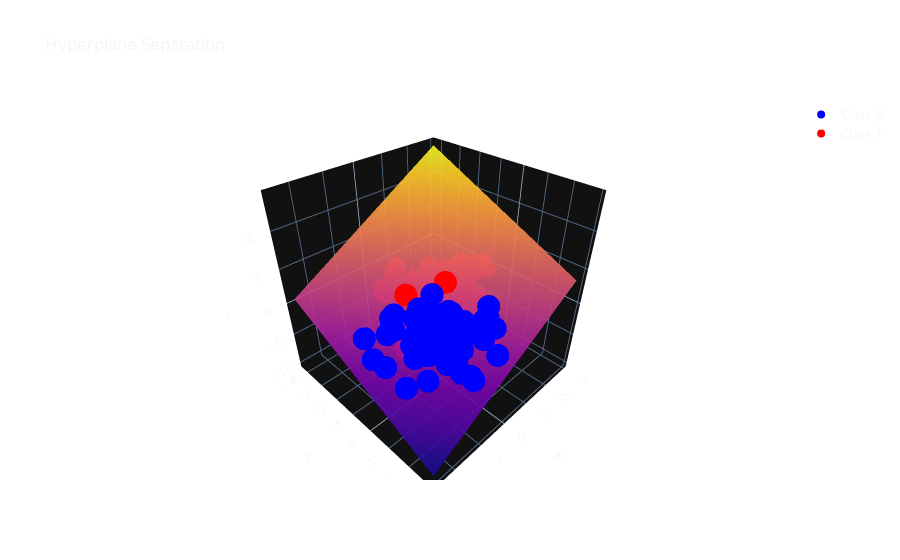

The notebook cell this image was saved under:
### Markdown cell above
A neural network is essentially a series of hyperplanes (a plane in $N$ dimensions) that group / separate regions in the target hyperplane.

Let's generate some fake data to visualize this:

- $X$ is the input features.
- $Y$ is the class label for each $x$.

We can then fit the data with an SVM and separate the samples with a hyperplane.

Note: The equation for separating the plane is given by all $x$ in $R^{3}$ such that.

$$(SVM\;Coefficients \cdot x) + b = 0$$

### Code cell
from sklearn.svm import SVC

n_samples = 100

X = np.zeros((n_samples, 3))

X[:n_samples //
    2] = rs.multivariate_normal(np.ones(3), np.eye(3), size=n_samples//2)
X[n_samples //
    2:] = rs.multivariate_normal(-np.ones(3), np.eye(3), size=n_samples//2)

Y = np.zeros(n_samples)

Y[n_samples//2:] = 1

svm = SVC(kernel='linear')

svm.fit(X, Y)

def z(x, y): 
    return (-svm.intercept_[0]-svm.coef_[0][0]*x-svm.coef_[0][1]*y) / svm.coef_[0][2]

am, aM = X[:, 0].min(), X[:, 0].max()
bm, bM = X[:, 1].min(), X[:, 1].max()
a = np.linspace(am, aM, 10)
b = np.linspace(bm, bM, 10)
a, b = np.meshgrid(a, b)


fig = go.Figure()

fig.add_surface(x=a, y=b, z=z(a, b), showscale=False, opacity=0.9)
fig.add_scatter3d(x=X[Y == 0, 0], y=X[Y == 0, 1], z=X[Y == 0, 2],
                  mode='markers', marker={'color': 'blue'}, name='Class_0')

fig.add_scatter3d(x=X[Y == 1, 0], y=X[Y == 1, 1], z=X[Y == 1, 2],
                  mode='markers', marker={'color': 'red'}, name='Class_1')

fig.update_layout(template='plotly_dark',
                  title='Hyperplane Separation',
                  paper_bgcolor='rgba(0, 0, 0, 0)',
                  plot_bgcolor='rgba(0, 0, 0, 0)')

fig.show()
